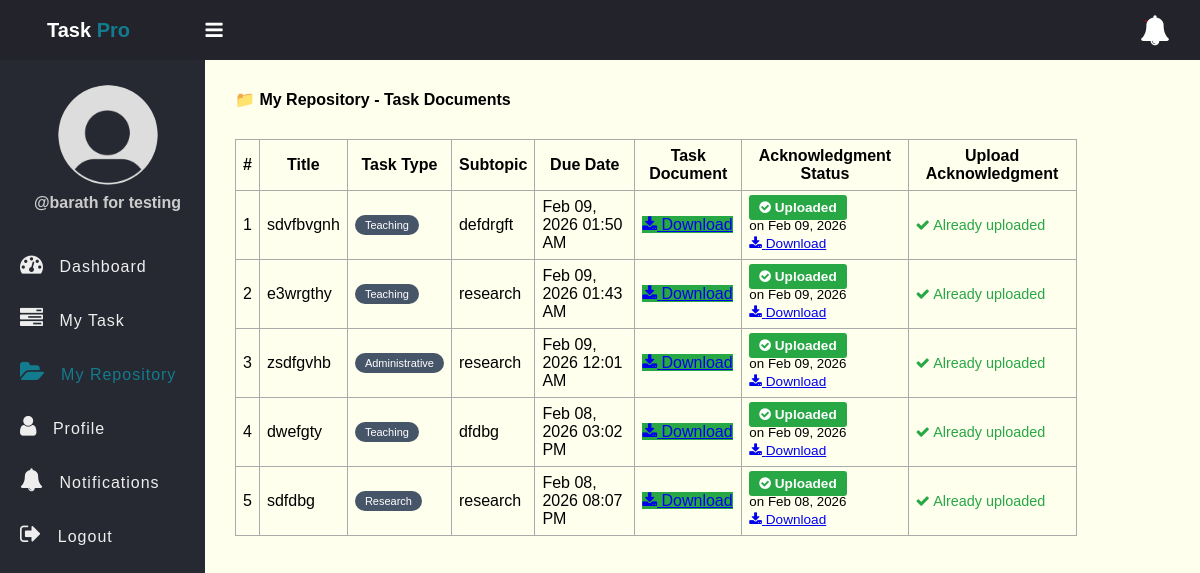
Screenshot of /faculty-repository.php (signed in) with the database file from the repository.
### tables this page shows
CREATE TABLE `tasks` (
  `id` int NOT NULL AUTO_INCREMENT,
  `title` varchar(100) NOT NULL,
  `description` text,
  `task_type` enum('Teaching','Research','Administrative','Establishment') DEFAULT NULL,
  `subtopic` varchar(255) DEFAULT NULL,
  `task_document` varchar(255) DEFAULT NULL,
  `acknowledgment_document` varchar(255) DEFAULT NULL,
  `acknowledgment_uploaded_at` datetime DEFAULT NULL,
  `assigned_to` int DEFAULT NULL,
  `due_date` datetime DEFAULT NULL,
  `status` enum('pending','in_progress','completed') DEFAULT 'pending',
  `created_at` timestamp NOT NULL DEFAULT CURRENT_TIMESTAMP,
  `verified_by` int DEFAULT NULL,
  PRIMARY KEY (`id`),
  KEY `assigned_to` (`assigned_to`),
  CONSTRAINT `tasks_ibfk_1` FOREIGN KEY (`assigned_to`) REFERENCES `users` (`id`)
);

### app/Model/Task.php (called while the page is built, shortened)
<?php
function get_faculty_tasks_with_documents($conn, $user_id){
	$sql = "SELECT * FROM tasks WHERE assigned_to = ? AND task_document IS NOT NULL ORDER BY id DESC";
	$stmt = $conn->prepare($sql);
	$stmt->execute([$user_id]);
	if($stmt->rowCount() > 0){
		$tasks = $stmt->fetchAll();
	}else $tasks = 0;
	return $tasks;
}

### faculty-repository.php (the view, shortened to what this page needs)
<?php
if (isset($_SESSION['role']) && isset($_SESSION['id'])) {
    include "DB_connection.php";
    include "app/Model/Task.php";
    $tasks = get_faculty_tasks_with_documents($conn, $_SESSION['id']);
 ?>
<!DOCTYPE html>
<html>
<head>
	<link rel="stylesheet" href="https://stackpath.bootstrapcdn.com/font-awesome/4.7.0/css/font-awesome.min.css">
	<link rel="stylesheet" href="css/style.css">
</head>
<body>
	<?php include "inc/header.php" ?>
	<div class="body">
		<?php include "inc/nav.php" ?>
		<section class="section-1">
			<h4 class="title">📁 My Repository - Task Documents</h4>
			<?php if ($tasks != 0) { ?>
			<table class="main-table">
				<tr>
					<th>#</th>
					<th>Title</th>
					<th>Task Type</th>
					<th>Subtopic</th>
					<th>Due Date</th>
					<th>Task Document</th>
					<th>Acknowledgment Status</th>
					<th>Upload Acknowledgment</th>
				</tr>
				<?php $i=0; foreach ($tasks as $task) { ?>
				<tr>
					<td><?=++$i?></td>
					<td><?=$task['title']?></td>
					<td>
						<?php
							$type_class = ($task['task_type'] == 'Verification') ? 'badge-verification' : '';
						?>
						<span class="badge-type <?=$type_class?>"><?=$task['task_type']?></span>
					</td>
					<td><?=$task['subtopic']?></td>
					<td>
						<?php
						if (empty($task['due_date'])) {
							echo "No Deadline";
						} else {
							echo date('M d, Y h:i A', strtotime($task['due_date']));
						}
						?>
					</td>
					<td>
						<?php
							$download_type = ($task['task_type'] == 'Verification') ? 'ack' : 'task';
						?>
						<a href="app/download-document.php?file=<?=$task['task_document']?>&type=<?=$download_type?>" class="btn" style="background: #28a745;">
							<i class="fa fa-download"></i> Download
						</a>
					</td>
					<td>
						<?php if ($task['acknowledgment_document']) { ?>
							<span class="status-badge status-uploaded">
								<i class="fa fa-check-circle"></i> Uploaded
							</span>
							<br><small>on <?=date('M d, Y', strtotime($task['acknowledgment_uploaded_at']))?></small>
							<br><a href="app/download-document.php?file=<?=$task['acknowledgment_document']?>&type=ack" style="font-size: 0.85em;">
								<i class="fa fa-download"></i> Download
							</a>
						<?php } else { ?>
							<span class="status-badge status-pending">
								<i class="fa fa-clock-o"></i> Pending
							</span>
						<?php } ?>
					</td>
					<td>
						<?php if (!$task['acknowledgment_document']) { ?>
							<form method="POST" action="app/upload-acknowledgment.php" enctype="multipart/form-data" class="upload-form">
								<input type="file" name="acknowledgment" accept=".pdf,.doc,.docx" required style="font-size: 0.85em; margin-bottom: 10px;">
								<input type="hidden" name="task_id" value="<?=$task['id']?>">
								<button type="submit" class="btn" style="background: #17a2b8; font-size: 0.85em;">
									<i class="fa fa-upload"></i> Upload
								</button>
							</form>
						<?php } else { ?>
							<span style="color: #28a745; font-size: 0.9em;">
								<i class="fa fa-check"></i> Already uploaded
							</span>
						<?php } ?>
					</td>
				</tr>
			   <?php	} ?>
			</table>
		<?php }else { ?>
			<h3>No tasks with documents found</h3>
			<p>Tasks with attached documents from your HoD will appear here.</p>
		<?php  }?>
		</section>
	</div>
</body>
</html>
<?php }else{
   $em = "First login";
   header("Location: login.php?error=$em");
   exit();
}
 ?>

### css/style.css (style rules this page uses)
* { padding: 0; margin: 0; box-sizing: border-box; font-family: arial, sans-serif; }
.body { display: flex; }
.section-1 { padding: 30px; }
.section-1 .title { margin-bottom: 10px; }
.section-1 { width: 100%; background: #ffe; }
.main-table, .main-table tr, .main-table th, .main-table td { border: 1px solid #aaa; border-collapse: collapse; padding: 7px; }
.main-table { width: 90%; margin-top: 30px; }
.badge-type { display: inline-block; padding: 4px 10px; border-radius: 50px; color: #fff; font-size: 11px; font-weight: 500; background: #475569; text-transform: capitalize; }

### faculty-repository.php (style rules this page uses)
.status-badge { padding: 5px 10px; border-radius: 3px; font-size: 0.85em; font-weight: bold; }
.status-uploaded { background: #28a745; color: white; }

### rows the page displays
tasks: title "sdvfbvgnh", task_type "Teaching", subtopic "defdrgft", due_date "Feb 09, 2026 01:50 AM", acknowledgment_uploaded_at "Feb 09, 2026", shows "Already uploaded"
tasks: title "e3wrgthy", task_type "Teaching", subtopic "research", due_date "Feb 09, 2026 01:43 AM", acknowledgment_uploaded_at "Feb 09, 2026", shows "Already uploaded"
tasks: title "zsdfgvhb", task_type "Administrative", subtopic "research", due_date "Feb 09, 2026 12:01 AM", acknowledgment_uploaded_at "Feb 09, 2026", shows "Already uploaded"
tasks: title "dwefgty", task_type "Teaching", subtopic "dfdbg", due_date "Feb 08, 2026 03:02 PM", acknowledgment_uploaded_at "Feb 09, 2026", shows "Already uploaded"
tasks: title "sdfdbg", task_type "Research", subtopic "research", due_date "Feb 08, 2026 08:07 PM", acknowledgment_uploaded_at "Feb 08, 2026", shows "Already uploaded"

### other values shown
$_SESSION['username'] "barath for testing"
